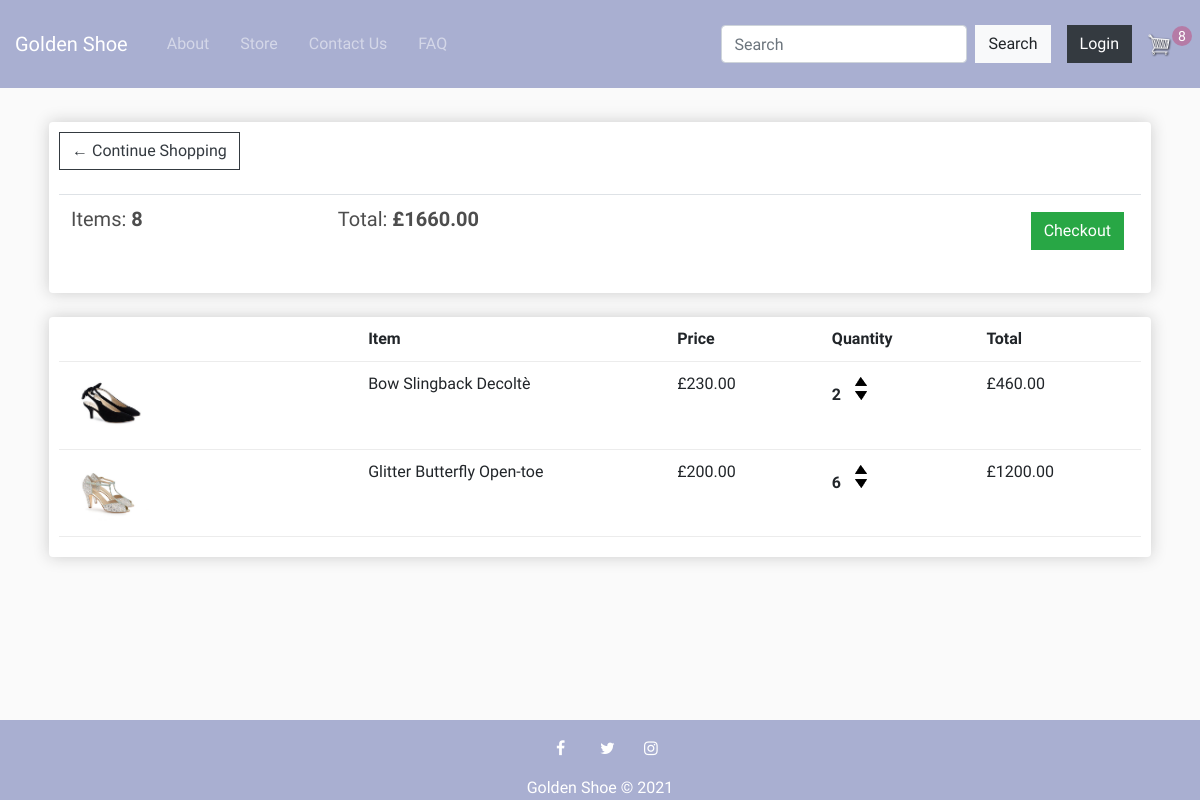
The app's page /cart/ (signed in), older data.
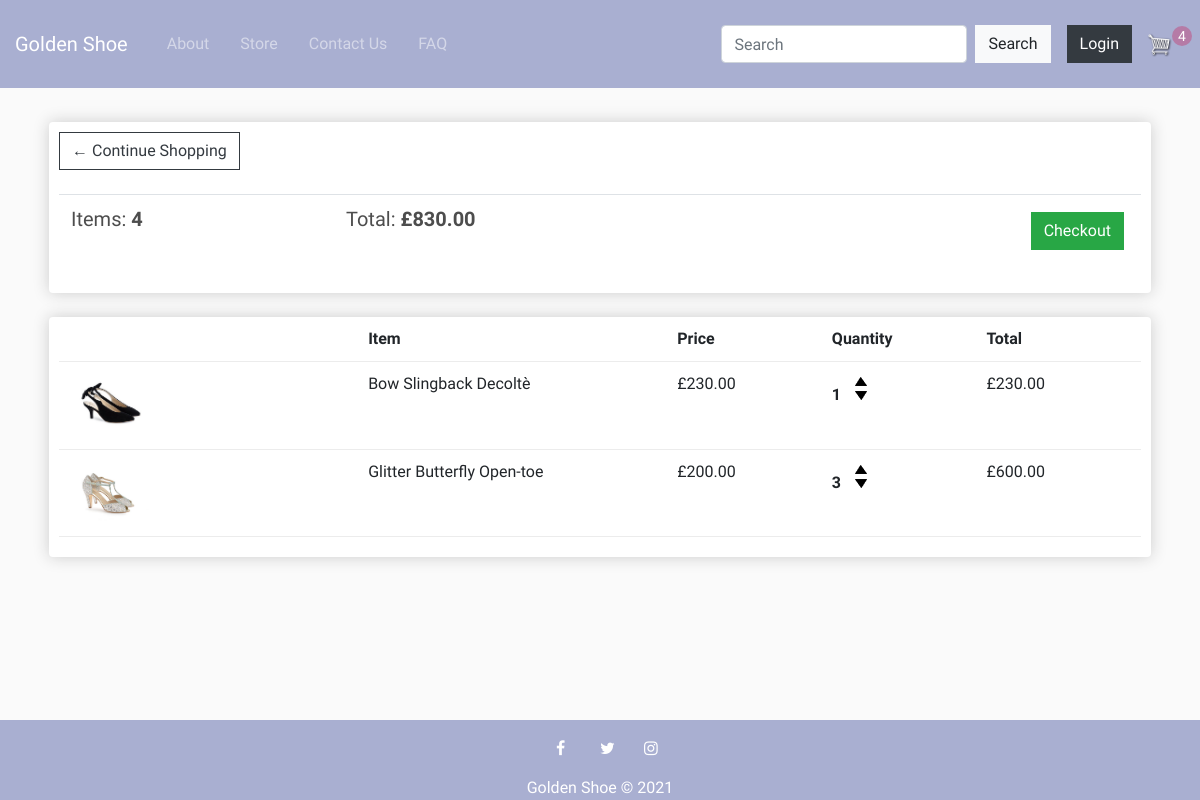
The same page, newer data.
### store/models.py (models this page shows, shortened)
class Order(models.Model):
    customer = models.ForeignKey(Customer, on_delete=models.SET_NULL, blank=True, null=True)
    date_ordered = models.DateTimeField(auto_now_add=True)
    complete = models.BooleanField(default=False, null=True, blank=False)
    transaction_id = models.CharField(max_length=200, null=True)
    @property
    def get_cart_total(self):
        orderitems = self.orderitem_set.all()
        total = sum([item.get_total for item in orderitems])
        return total
    @property
    def get_cart_items(self):
        orderitems = self.orderitem_set.all()
        total = sum([item.quantity for item in orderitems])
        return total

class OrderItem(models.Model):
    product = models.ForeignKey(Product, on_delete=models.SET_NULL, blank=True, null=True)
    order = models.ForeignKey(Order, on_delete=models.SET_NULL, blank=True, null=True)
    quantity = models.IntegerField(default=0, null=True, blank=True)
    date_added = models.DateTimeField(auto_now_add=True)
    @property
    def get_total(self):
        total = self.product.price * self.quantity
        return total

class Product(models.Model):
    name = models.CharField(max_length=200, null=True)
    price = models.FloatField()
    digital = models.BooleanField(default=False, null=True, blank=False)
    image = models.ImageField(null=True, blank=True)

### store/views.py (the view)
# urls.py: path('cart/', views.cart, name="cart"),
def cart(request):
    if request.user.is_authenticated:
        customer = request.user.customer
        order, created = Order.objects.get_or_create(customer=customer, complete=False)
        items = order.orderitem_set.all()
        cartItems = order.get_cart_items
    else:
        items = []
        order = {'get_cart_total': 0, 'get_cart_items': 0}
        cartItems = order['get_cart_items']
    context = {'items': items, 'order': order, 'cartItems': cartItems}
    return render(request, 'store/cart.html', context)

### store/templates/store/cart.html
{% extends 'store/main.html' %}
{% load static %}
{% block content %}
<div class="row">
	<div class="col-lg-12">
		<div class="box-element">
            <a  class="btn btn-outline-dark" href="{% url 'store' %}">&#x2190; Continue Shopping</a>
			<br>
			<br>
			<table class="table">
				<tr>
					<th><h5>Items: <strong>{{order.get_cart_items}}</strong></h5></th>
					<th><h5>Total:<strong> £{{order.get_cart_total|floatformat:2}}</strong></h5></th>
					<th>
						<a  style="float:right; margin:5px;" class="btn btn-success" href="{% url 'checkout' %}">Checkout</a>
					</th>
				</tr>
			</table>
		</div>
		<br>
		<div class="box-element">
    		<div class="cart-row">
					<div style="flex:2"></div>
					<div style="flex:2"><strong>Item</strong></div>
					<div style="flex:1"><strong>Price</strong></div>
					<div style="flex:1"><strong>Quantity</strong></div>
					<div style="flex:1"><strong>Total</strong></div>
			</div>
			{% for item in items %}
			<div class="cart-row">
				<div style="flex:2"><img class="row-image" src="{{item.product.image.url}}"></div>
				<div style="flex:2"><p>{{item.product.name}}</p></div>
				<div style="flex:1"><p>£{{item.product.price|floatformat:2}}</p></div>
				<div style="flex:1">
					<p class="quantity">{{item.quantity}}</p>
					<div class="quantity">
						<img data-product="{{item.product.id}}" data-action="add" class="chg-quantity update-cart" src="{% static  'images/arrow-up.png' %}">
						<img data-product="{{item.product.id}}" data-action="remove" class="chg-quantity update-cart" src="{% static  'images/arrow-down.png' %}">
					</div>
				</div>
				<div style="flex:1"><p>£{{item.get_total|floatformat:2}}</p></div>
			</div>
			{% endfor %}
			</div>
		</div>
	</div>
{% endblock content %}

### store/templates/store/main.html (shortened to what this page needs)
<!DOCTYPE html>
{% load static %}
<html>
<head>
	<link rel="stylesheet" href="https://stackpath.bootstrapcdn.com/bootstrap/4.4.1/css/bootstrap.min.css">
	<link rel="stylesheet" type="text/css" href="{% static 'css/main.css' %}">
    <link rel="stylesheet" href="https://cdnjs.cloudflare.com/ajax/libs/font-awesome/4.7.0/css/font-awesome.min.css">
</head>
<body>
    <nav class="navbar navbar-expand-lg navbar-dark bg-dark py-4">
      <a class="navbar-brand" href="{% url 'home' %}">Golden Shoe</a>
      <div class="collapse navbar-collapse" id="navbarSupportedContent">
        <ul class="navbar-nav mr-auto">
          <li class="nav-item">
            <a class="nav-link" href="{% url 'about' %}">About <span class="sr-only">(current)</span></a>
          </li>
          <li class="nav-item">
            <a class="nav-link" href="{% url 'store' %}">Store</a>
          </li>
          <li class="nav-item">
            <a class="nav-link" href="{% url 'contact' %}">Contact Us</a>
          </li>
          <li class="nav-item">
            <a class="nav-link" href="{% url 'faq' %}">FAQ</a>
          </li>
        </ul>
        <form class="form-inline my-2 my-lg-0" id="search">
          <input class="form-control mr-sm-2" type="search" placeholder="Search" aria-label="Search">
          <button class="btn btn btn-light my-2 my-sm-0" type="submit">Search</button>
        </form>
        <div class="form-inline my-2 my-lg-0 ml-3 mr-2" id="cart">
            <a href="#"class="btn btn-dark">Login</a>
            <a href="{% url 'cart' %}">
            <img  id="cart-icon" src="{% static 'images/cart.png' %}">
            </a>
            <p id="cart-total">{{cartItems}}</p>
        </div>
      </div>
    </nav>
    <div class="container">
        <br>
        {% block content %}
        {% endblock content %}
    </div>
<footer class="bg-dark footer fixed-bottom">
    <div class="container"><p class="m-0 text-center text-white mb-1">
        <a href="#" class="fa fa-facebook"></a>
        <a href="#" class="fa fa-twitter"></a>
        <a href="#" class="fa fa-instagram"></a>
        <br>
        Golden Shoe &copy; 2021</p></div>
</footer>
</body>
</html>

### static/css/main.css (style rules this page uses)
body { background-color: hsl(0, 0%, 98%); font-family: 'Gilda Display', serif; }
h1,h2,h3,h4,h5,h6 { color:hsl(0, 0%, 30%); }
.box-element { box-shadow:hsl(0, 0%, 80%) 0 0 16px; background-color: #fff; border-radius: 4px; padding: 10px; }
.bg-dark { background-color: #A9AFD1!important; }
#cart-icon { width:25px; display: inline-block; margin-left: 15px; }
#cart-total { display: block; text-align: center; color:#fff; background-color: #B57BA6; width: 20px; height: 20px; border-radius: 50%; font-size: 14px; }
.col-lg-4, .col-lg-6, .col-lg-8, .col-lg-12 { margin-top: 10px; }
.btn { border-radius: 0; }
.row-image { width: 100px; }
.cart-row { display: flex; align-items: flex-stretch; padding-bottom: 10px; margin-bottom: 10px; border-bottom: 1px solid #ececec; }
.quantity { display: inline-block; font-weight: 700; padding-right:10px; }
.chg-quantity { width: 12px; cursor: pointer; display: block; margin-top: 5px; transition:.1s; }
.row { display: flex; flex-wrap: wrap; padding: 0 4px; }
footer { height: 10vh; }
p { text-align: justify; }
.container { margin-bottom: 110px; }
.navbar { background-color: #A9AFD1; margin:0px; padding:0px; }
.nav-item, .navbar-brand { padding-left:15px; }
.navbar-collapse { background-color: #A9AFD1; z-index: 9999; }
.fa { padding: 20px; font-size: 30px; width: 30px; text-align: center; text-decoration: none; border-radius: 50%; color: white; }

Row changes from the older to the newer data that the page shows:
changed through a linked row, Order: get_cart_items "8" → "4"; get_cart_total "1660.00" → "830.00"
changed OrderItem "Bow Slingback Decoltè": quantity "2" → "1"; get_total "460.00" → "230.00"
changed OrderItem "Glitter Butterfly Open-toe": quantity "6" → "3"; get_total "1200.00" → "600.00"
Text that changed along with them:
{{ cartItems }}: "8" → "4"
